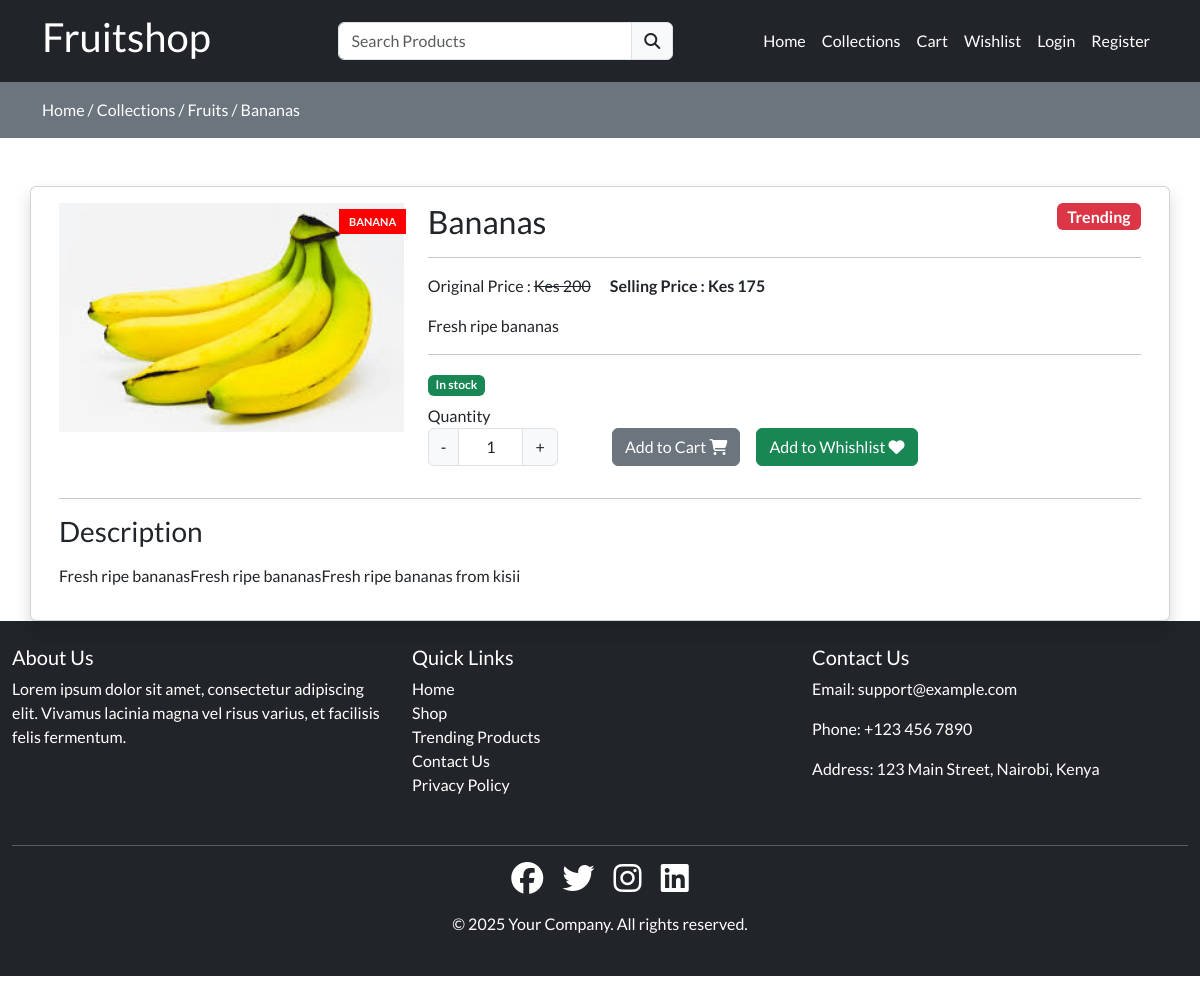
The page /collections/fruits/Bananas on the database its author committed.
### store/models.py (models this page shows, shortened)
class Product(models.Model):
    category = models.ForeignKey(Category, on_delete=models.CASCADE)
    slug = models.CharField(max_length=150, null=False, blank=False)
    name = models.CharField(max_length=150, null=False, blank=False)
    product_image = models.ImageField(upload_to=get_file_path, null=True, blank= True  )
    small_description = models.CharField(max_length=150, null=False, blank=False)
    quantity = models.IntegerField(null=False,blank=False)
    description = models.TextField(max_length=500, null=False, blank=False)
    original_price= models.FloatField(null=False, blank=False)
    selling_price= models.FloatField(null=False, blank=False)
    status = models.BooleanField(default=False, help_text="0=default, 1=hidden")
    trending = models.BooleanField(default=False, help_text="0=default, 1=trending")
    tag=models.CharField(max_length=150, null=False, blank=False)
    meta_title = models.CharField(max_length=150, null=False, blank=False)
    meta_keyword = models.CharField(max_length=150, null=False, blank=False)
    meta_description = models.TextField(max_length=500, null=False, blank=False)
    created_at = models.DateTimeField(auto_now=True)

class Category(models.Model):
    slug = models.CharField(max_length=150, null=False, blank=False)
    name = models.CharField(max_length=150, null=False, blank=False)
    image = models.ImageField(upload_to=get_file_path, null=True, blank= True  )
    description = models.TextField(max_length=500, null=False, blank=False)
    status = models.BooleanField(default=False, help_text="0=default, 1=hidden")
    trending = models.BooleanField(default=False, help_text="0=default, 1=trending")
    meta_title = models.CharField(max_length=150, null=False, blank=False)
    meta_keyword = models.CharField(max_length=150, null=False, blank=False)
    meta_description = models.TextField(max_length=500, null=False, blank=False)
    created_at = models.DateTimeField(auto_now=True)

### store/views.py (the view)
# urls.py: path('collections/<str:cate_slug>/<str:prod_slug>', views.productview, name="productview"),
def productview(request, cate_slug, prod_slug):
    if(Category.objects.filter(slug=cate_slug, status=0)):
        if(Product.objects.filter(slug=prod_slug, status=0)):
            products=Product.objects.filter(slug=prod_slug, status=0).first()
            context = {'products': products}
        else:
            messages.error(request, "no such product found")
            return redirect('collections')
    else:
        messages.error(request, "no such category found")
        return redirect('collections')
    return render(request,'store/products/view.html', context)

### store/templates/store/products/view.html (shortened to what this page needs)
{% extends "store/layouts/main.html" %}
{%block content%}
<div class="py-3 bg-secondary">
    <div class="container">
        <a class="text-white" href="{%url 'home'%}">Home /</a>
        <a class="text-white" href="{%url 'collections'%}">Collections /</a>
        <a class="text-white" href="{%url 'collectionsview' products.category.slug %}">{{products.category.name}} /</a>
        <a class="text-white" href="{%url 'productview' products.category.slug products.slug %}">{{products.name}}</a>
    </div>
</div>
<div class="py-5">
    <div class="container">
        <div class="row">
        <div class="col-md-12">
            <div class="row">
            <div class="card shadow product_data">
                <div class="card-body">
                    <div class="row">
                        <div class="col-md-4">
                            {%if products.tag %}
                            <label class="product-viewtag">{{products.tag}}</label>
                            {% endif%}
                            <img src="{{products.product_image.url}}" class="w-100" alt="image">
                        </div>
                        <div class="col-md-8">
                            <h2 class="mb-0">
                                {{products.name}}
                                {%if products.trending %}
                                <label style="font-size: 16px;" class="float-end badge bg-danger trending_tag">Trending</label>
                                {%endif%}
                            </h2>
                            <hr>
                            <label class="me-3">Original Price : <s> Kes {{products.original_price | stringformat:'d'}} </s></label>
                            <label class="fw-bold">Selling Price : Kes {{products.selling_price | stringformat:'d'}} </label>
                            <p class="mt-3">
                                {{products.small_description}}
                            </p>
                            <hr>
                            {%if products.quantity > 0 %}
                                <label class="badge bg-success"> In stock </label>
                            {% else %}
                                <label class="badge bg-danger"> Out of stock</label>
                            {% endif%}
                            <div class="row mt-2">
                                <div class="col-md-3">
                                    <label for="Quantity"> Quantity </label>
                                    <div class="input-group text-center mb-3" style="width: 130px;">
                                        <button class="input-group-text decrement-btn"> - </button>
                                        <input type="text" name="quantity" class="form-control qty-input text-center" value="1">
                                        <button class="input-group-text increment-btn"> + </button>
                                    </div>
                                </div>
                                    <div class="col-md-9">
                                        <br/>
                                        {%if products.quantity > 0 %}
                                            <button type="button" class="btn btn-secondary me-3 float-start addToCartBtn"> Add to Cart <i class="fa fa-shopping-cart"></i></button>
                                        {%endif%}
                                            <button type="button" class="btn btn-success addToWishlist me-3 float-start"> Add to Whishlist <i class="fa fa-heart"></i> </button>
                                    </div>
                            </div>
                        </div>
                    </div>
                    <div class="col-md-12">
                    <hr>
                    <h3>Description</h3>
                    <p class="mt-3">
                        {{products.description}}
                    </p>
                    </div>
                </div>
            </div>
            </div>
        </div>
    </div>
</div>
 {%endblock content%}

### store/templates/store/layouts/main.html (style rules this page uses)
* { font-family: "Lato", sans-serif; font-weight: 400; }
a { text-decoration: none; color: #000; }
.product-viewtag { background-color: red; color:#fff; font-size: 11px; line-height: 1; position: absolute; text-align: center; text-transform: uppercase; top: 22px; margin-left: 17.5rem; padding: 7px 10px; font-weight: 600; min-width: 45px; }

### rows shown on the page
Product: category.name "Fruits", name "Bananas", tag "BANANA", product_image (picture), original_price "200", selling_price "175", small_description "Fresh ripe bananas", description "Fresh ripe bananasFresh ripe bananasFresh ripe bananas from kisii"
